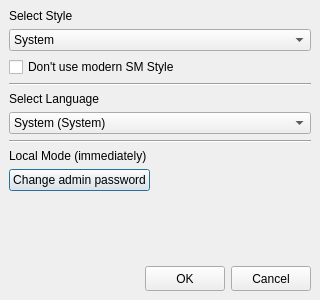
<?xml version="1.0" encoding="UTF-8"?>
<ui version="4.0">
 <class>frmConfig</class>
 <widget class="QDialog" name="frmConfig">
  <property name="windowModality">
   <enum>Qt::WindowModal</enum>
  </property>
  <property name="geometry">
   <rect>
    <x>0</x>
    <y>0</y>
    <width>320</width>
    <height>300</height>
   </rect>
  </property>
  <property name="minimumSize">
   <size>
    <width>320</width>
    <height>300</height>
   </size>
  </property>
  <property name="maximumSize">
   <size>
    <width>320</width>
    <height>300</height>
   </size>
  </property>
  <property name="windowTitle">
   <string>Config</string>
  </property>
  <layout class="QVBoxLayout" name="vlConfig">
   <property name="spacing">
    <number>0</number>
   </property>
   <property name="leftMargin">
    <number>0</number>
   </property>
   <property name="topMargin">
    <number>0</number>
   </property>
   <property name="rightMargin">
    <number>0</number>
   </property>
   <property name="bottomMargin">
    <number>0</number>
   </property>
   <item>
    <widget class="QWidget" name="configWidget" native="true">
     <layout class="QVBoxLayout" name="configWidgetLayout">
      <item>
       <widget class="KPTLabel" name="labStyle">
        <property name="text">
         <string>Select Style</string>
        </property>
       </widget>
      </item>
      <item>
       <widget class="QComboBox" name="cbStyle">
        <item>
         <property name="text">
          <string>System</string>
         </property>
        </item>
       </widget>
      </item>
      <item>
       <widget class="QCheckBox" name="cbSMStyle">
        <property name="text">
         <string>Don't use modern SM Style</string>
        </property>
       </widget>
      </item>
      <item>
       <widget class="Line" name="lineUStyle">
        <property name="orientation">
         <enum>Qt::Horizontal</enum>
        </property>
       </widget>
      </item>
      <item>
       <widget class="QLabel" name="labLang">
        <property name="text">
         <string>Select Language</string>
        </property>
       </widget>
      </item>
      <item>
       <widget class="QComboBox" name="cbLanguage">
        <item>
         <property name="text">
          <string>System (System)</string>
         </property>
        </item>
       </widget>
      </item>
      <item>
       <widget class="Line" name="lineULang">
        <property name="orientation">
         <enum>Qt::Horizontal</enum>
        </property>
       </widget>
      </item>
      <item>
       <widget class="QLabel" name="labLocalMode">
        <property name="text">
         <string>Local Mode (immediately)</string>
        </property>
       </widget>
      </item>
      <item>
       <layout class="QHBoxLayout" name="hlLocalMode">
        <item>
         <widget class="QPushButton" name="cmdChangeAdminPassword">
          <property name="minimumSize">
           <size>
            <width>75</width>
            <height>0</height>
           </size>
          </property>
          <property name="text">
           <string>Change admin password</string>
          </property>
         </widget>
        </item>
        <item>
         <spacer name="hsLocalMode">
          <property name="orientation">
           <enum>Qt::Horizontal</enum>
          </property>
          <property name="sizeHint" stdset="0">
           <size>
            <width>0</width>
            <height>0</height>
           </size>
          </property>
         </spacer>
        </item>
       </layout>
      </item>
      <item>
       <spacer name="vsConfig">
        <property name="orientation">
         <enum>Qt::Vertical</enum>
        </property>
        <property name="sizeHint" stdset="0">
         <size>
          <width>0</width>
          <height>0</height>
         </size>
        </property>
       </spacer>
      </item>
      <item>
       <layout class="QHBoxLayout" name="hlButtons">
        <item>
         <spacer name="hsButtonSpacer">
          <property name="orientation">
           <enum>Qt::Horizontal</enum>
          </property>
          <property name="sizeHint" stdset="0">
           <size>
            <width>0</width>
            <height>0</height>
           </size>
          </property>
         </spacer>
        </item>
        <item>
         <widget class="QPushButton" name="cmdOK">
          <property name="minimumSize">
           <size>
            <width>75</width>
            <height>25</height>
           </size>
          </property>
          <property name="text">
           <string>OK</string>
          </property>
          <property name="icon">
           <iconset theme="dialog-ok">
            <normaloff>.</normaloff>.</iconset>
          </property>
         </widget>
        </item>
        <item>
         <widget class="QPushButton" name="cmdCancel">
          <property name="minimumSize">
           <size>
            <width>75</width>
            <height>25</height>
           </size>
          </property>
          <property name="text">
           <string>Cancel</string>
          </property>
          <property name="icon">
           <iconset theme="dialog-cancel">
            <normaloff>.</normaloff>.</iconset>
          </property>
         </widget>
        </item>
       </layout>
      </item>
     </layout>
    </widget>
   </item>
  </layout>
 </widget>
 <customwidgets>
  <customwidget>
   <class>KPTLabel</class>
   <extends>QLabel</extends>
   <header>KPTLabel.h</header>
   <slots>
    <signal>mouseRelease(QMouseEvent*)</signal>
    <signal>mousePress(QMouseEvent*)</signal>
    <signal>mouseMove(QMouseEvent*)</signal>
   </slots>
  </customwidget>
 </customwidgets>
 <resources/>
 <connections/>
</ui>
